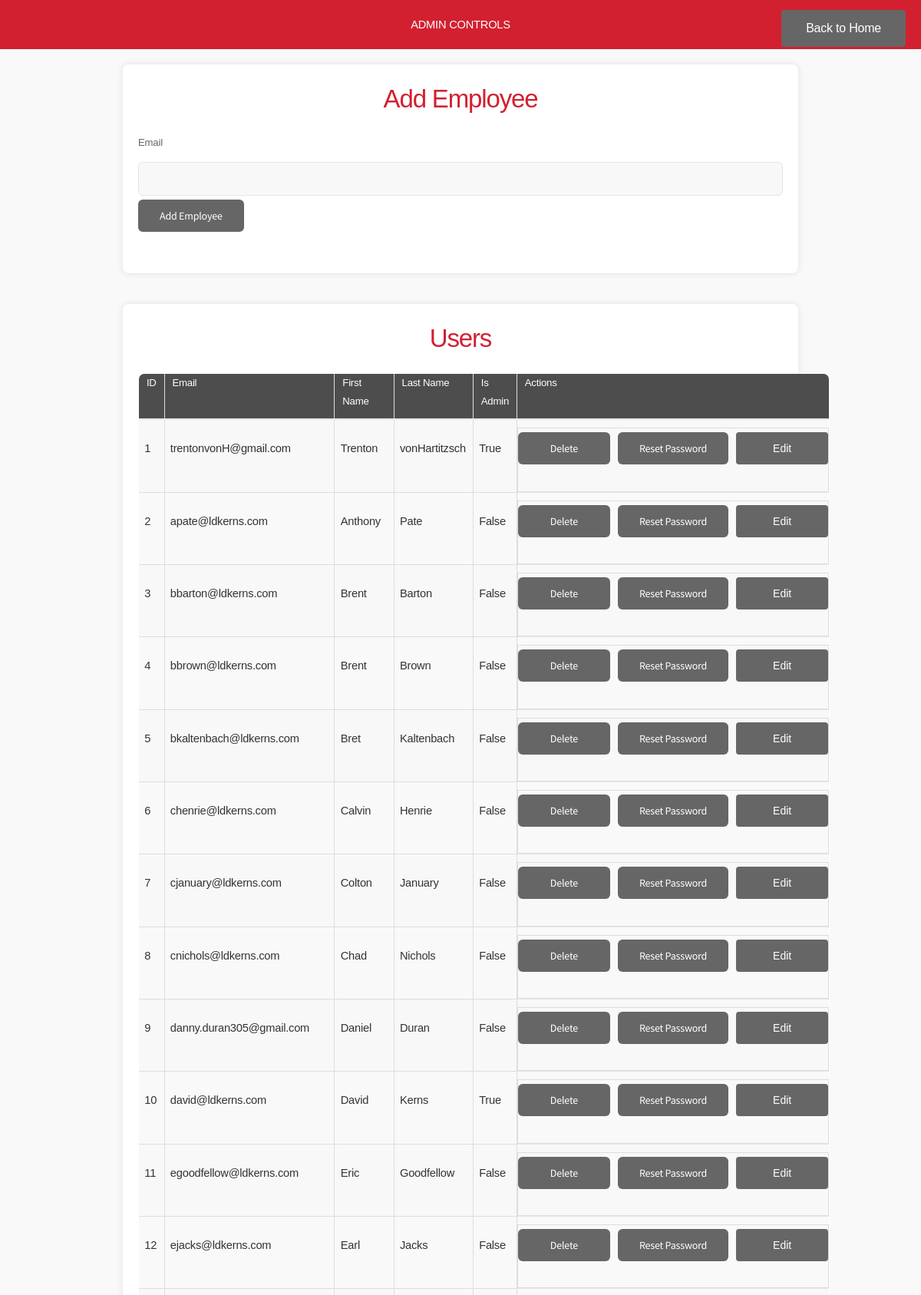
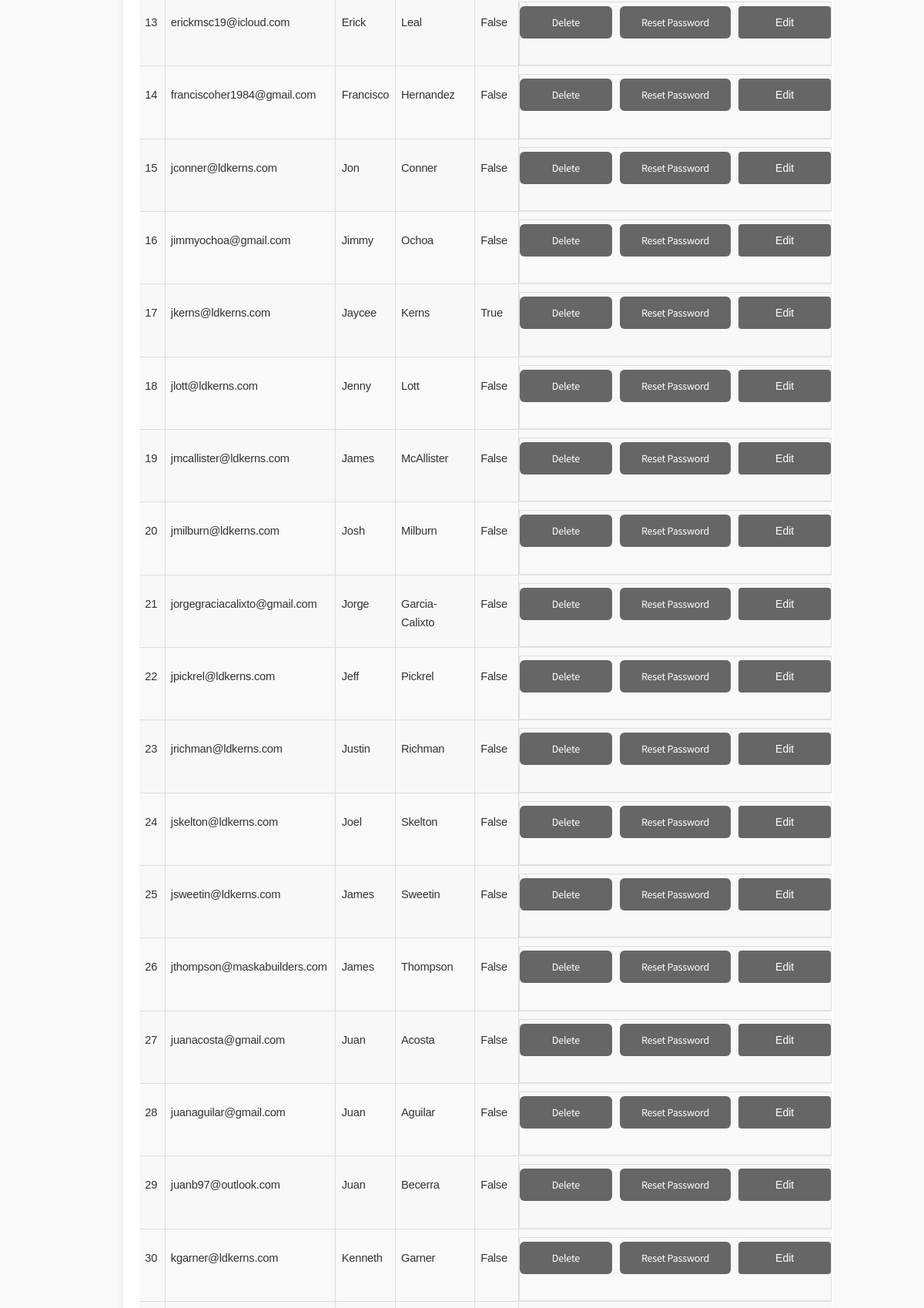
The page /admin (signed in, upper part) on the database its author committed (2 pictures, top to bottom).
### app.py (models this page shows, shortened)
class User(db.Model, UserMixin):
    id = db.Column(db.Integer, primary_key=True)
    email = db.Column(db.String(150), nullable=False, unique=True)
    password = db.Column(db.String(150), nullable=True)
    first_name = db.Column(db.String(150), nullable=True)
    last_name = db.Column(db.String(150), nullable=True)
    has_set_password = db.Column(db.Boolean, default=False)
    is_admin = db.Column(db.Boolean, default=False)

### app.py (the view, shortened to what this page needs)
@app.route('/admin', methods=['GET', 'POST'])
@login_required
def admin():
    if not current_user.is_admin:
        flash('You do not have access to this page.', 'danger')
        return redirect(url_for('home'))
    users = User.query.all()
    votes = Vote.query.all()
    form = UserForm()
    add_employee_form = AddEmployeeForm()
    return render_template('admin_view.html', users=users, votes=votes, form=form, add_employee_form=add_employee_form)

### forms.py
class UserForm(FlaskForm):
    email = StringField('Email', validators=[InputRequired(), Email()])
    new_password = PasswordField('New Password', validators=[InputRequired()])
    submit = SubmitField('Update Password')

class AddEmployeeForm(FlaskForm):
    email = StringField('Email', validators=[InputRequired(), Email()])
    submit = SubmitField('Add Employee')

### app.py (called while the page is built)
@login_manager.user_loader
def load_user(user_id):
    return User.query.get(int(user_id))

### templates/admin_view.html (shortened to what this page needs)
<!DOCTYPE html>
<html>
<head>
    <link rel="stylesheet" href="{{ url_for('static', filename='css/main.css') }}">
</head>
<body>
    <header>
        ADMIN CONTROLS
        <a href="{{ url_for('home') }}" class="button back-button">Back to Home</a>
    </header>
    <div class="container">
        <section class="form-section">
            <h2 class="center">Add Employee</h2>
            <form method="POST" action="{{ url_for('admin') }}">
                {{ add_employee_form.email.label }} {{ add_employee_form.email() }}
                <input type="submit" value="Add Employee" class="button">
            </form>
        </section>
        <section class="form-section">
            <h2 class="center">Users</h2>
            <table>
                <thead>
                    <tr>
                        <th>ID</th>
                        <th>Email</th>
                        <th>First Name</th>
                        <th>Last Name</th>
                        <th>Is Admin</th>
                        <th>Actions</th>
                    </tr>
                </thead>
                <tbody>
                    {% for user in users %}
                    <tr>
                        <td>{{ user.id }}</td>
                        <td>{{ user.email }}</td>
                        <td>{{ user.first_name }}</td>
                        <td>{{ user.last_name }}</td>
                        <td>{{ user.is_admin }}</td>
                        <td class="actions">
                            <form method="POST" action="{{ url_for('admin_delete_user', user_id=user.id) }}" style="display:inline;">
                                <input type="submit" value="Delete" class="button">
                            </form>
                            <form method="POST" action="{{ url_for('reset_password_admin', user_id=user.id) }}" style="display:inline;">
                                <input type="submit" value="Reset Password" class="button">
                            </form>
                            <button class="button" onclick="openEditModal('{{ user.id }}', '{{ user.first_name }}', '{{ user.last_name }}', '{{ user.is_admin }}')">Edit</button>
                        </td>
                    </tr>
                    {% endfor %}
                </tbody>
            </table>
        </section>
    </div>
</body>
</html>

### static/css/main.css (style rules this page uses)
html, body, div, span, applet, object, iframe, h1, h2, h3, h4, h5, h6, p, blockquote, pre, a, abbr, acronym, address, big, cite, code, del, dfn, em, img, ins, kbd, q, s, samp, small, strike, strong, sub, sup, tt, var, b, u, i, center, dl, dt, dd, ol, ul, li, fieldset, form, label, legend, table, caption, tbody, tfoot, thead, tr, th, td, article, aside, canvas, details, embed, figure, figcaption, footer, header, hgroup, menu, nav, output, ruby, section, summary, time, mark, audio, video { margin: 0; padding: 0; border: 0; font-size: 100%; font: inherit; vertical-align: baseline; }
article, aside, details, figcaption, figure, footer, header, hgroup, menu, nav, section { display: block; }
body { line-height: 1; }
table { border-collapse: collapse; border-spacing: 0; }
body { -webkit-text-size-adjust: none; }
input, select, textarea { -moz-appearance: none; -webkit-appearance: none; -ms-appearance: none; appearance: none; }
body { -ms-overflow-style: none; }
html { box-sizing: border-box; }
*, *:before, *:after { box-sizing: inherit; }
body { background-image: url("https://garden.spoonflower.com/c/2044896/p/f/m/eLqc0ahc4_Qrq77h6eTOMjMJqW74p_H89irbcw3US4OWv9ncWRF1Hg/solid%20neutral%20medium-light%20grey%20(B5B5B5).jpg"); background-size: 250%; }
body, input, select, textarea { color: #777; font-family: "Source Sans Pro", sans-serif; font-size: 16pt; font-weight: 300; line-height: 1.65em; letter-spacing: -0.015em; }
a { -moz-transition: color 0.2s ease-in-out, border-bottom-color 0.2s ease-in-out; -webkit-transition: color 0.2s ease-in-out, border-bottom-color 0.2s ease-in-out; -ms-transition: color 0.2s ease-in-out, border-bottom-color 0.2s ease-in-out; transition: color 0.2s ease-in-out, border-bottom-color 0.2s ease-in-out; border-bottom: dotted 1px; color: #e89980; text-decoration: none; }
h1, h2, h3, h4, h5, h6 { color: #646464; font-weight: 300; line-height: 1em; margin: 0 0 0.5em 0; }
h2 { font-size: 2.25em; line-height: 1.5em; letter-spacing: -0.035em; }
.container { margin: 0 auto; max-width: calc(100% - 5em); width: 60em; }
form { margin: 0 0 2em 0; }
label { color: #646464; display: block; font-size: 0.9em; font-weight: 300; margin: 0 0 1em 0; }
input[type="text"], input[type="password"], input[type="email"], select, textarea { -moz-appearance: none; -webkit-appearance: none; -ms-appearance: none; appearance: none; background-color: #f8f8f8; border-radius: 6px; border: solid 1px #e5e5e5; color: inherit; display: block; outline: 0; padding: 0 1em; text-decoration: none; width: 100%; }
input[type="text"]:invalid, input[type="password"]:invalid, input[type="email"]:invalid, select:invalid, textarea:invalid { box-shadow: none; }
input[type="text"], input[type="password"], input[type="email"], select { height: 3em; }
table { margin: 0 0 2em 0; width: 100%; }
table tbody tr { border: solid 1px #e5e5e5; border-left: 0; border-right: 0; }
table tbody tr:nth-child(2n + 1) { background-color: #f8f8f8; }
table td { padding: 0.75em .5em; }
table th { font-size: 0.9em; font-weight: 300; padding: 0 0.75em 0.75em 0.75em; text-align: left; }
table thead { border-bottom: solid 2px #e5e5e5; }
input[type="submit"], input[type="reset"], input[type="button"], .button { -moz-appearance: none; -webkit-appearance: none; -ms-appearance: none; appearance: none; -moz-transition: background-color 0.2s ease-in-out, color 0.2s ease-in-out; -webkit-transition: background-color 0.2s ease-in-out, color 0.2s ease-in-out; -ms-transition: background-color 0.2s ease-in-out, color 0.2s ease-in-out; transition: background-color 0.2s ease-in-out, color 0.2s ease-in-out; background-color: #666; border-radius: 6px; border: 0; color: #ffffff; cursor: pointer; display: inline-block; font-weight: 400; height: 3em; line-height: 3em; padding: 0 2em; text-align: center; text-decoration: none; white-space: nowrap; }
.actions { display: flex; justify-content: center; margin-top: 20px; }
@media screen and (max-width: 1680px) { body, input, select, textarea { font-size: 13pt; } }
@media screen and (max-width: 1280px) { body, input, select, textarea { font-size: 11pt; } }
html, body { overflow-x: hidden; }
body, input, select, textarea { font-size: 11pt; }

### rows shown on the page
User: id "1", email "trentonvonH@gmail.com", first_name "Trenton", last_name "vonHartitzsch", is_admin "True"
User: id "2", email "apate@ldkerns.com", first_name "Anthony", last_name "Pate", is_admin "False"
User: id "3", email "bbarton@ldkerns.com", first_name "Brent", last_name "Barton", is_admin "False"
User: id "4", email "bbrown@ldkerns.com", first_name "Brent", last_name "Brown", is_admin "False"
User: id "5", email "bkaltenbach@ldkerns.com", first_name "Bret", last_name "Kaltenbach", is_admin "False"
User: id "6", email "chenrie@ldkerns.com", first_name "Calvin", last_name "Henrie", is_admin "False"
User: id "7", email "cjanuary@ldkerns.com", first_name "Colton", last_name "January", is_admin "False"
User: id "8", email "cnichols@ldkerns.com", first_name "Chad", last_name "Nichols", is_admin "False"
User: id "9", email "danny.duran305@gmail.com", first_name "Daniel", last_name "Duran", is_admin "False"
User: id "10", email "david@ldkerns.com", first_name "David", last_name "Kerns", is_admin "True"
User: id "11", email "egoodfellow@ldkerns.com", first_name "Eric", last_name "Goodfellow", is_admin "False"
User: id "12", email "ejacks@ldkerns.com", first_name "Earl", last_name "Jacks", is_admin "False"
User: id "13", email "erickmsc19@icloud.com", first_name "Erick", last_name "Leal", is_admin "False"
User: id "14", email "franciscoher1984@gmail.com", first_name "Francisco", last_name "Hernandez", is_admin "False"
User: id "15", email "jconner@ldkerns.com", first_name "Jon", last_name "Conner", is_admin "False"
User: id "16", email "jimmyochoa@gmail.com", first_name "Jimmy", last_name "Ochoa", is_admin "False"
User: id "17", email "jkerns@ldkerns.com", first_name "Jaycee", last_name "Kerns", is_admin "True"
User: id "18", email "jlott@ldkerns.com", first_name "Jenny", last_name "Lott", is_admin "False"
User: id "19", email "jmcallister@ldkerns.com", first_name "James", last_name "McAllister", is_admin "False"
User: id "20", email "jmilburn@ldkerns.com", first_name "Josh", last_name "Milburn", is_admin "False"
User: id "21", email "jorgegraciacalixto@gmail.com", first_name "Jorge", last_name "Garcia-Calixto", is_admin "False"
User: id "22", email "jpickrel@ldkerns.com", first_name "Jeff", last_name "Pickrel", is_admin "False"
User: id "23", email "jrichman@ldkerns.com", first_name "Justin", last_name "Richman", is_admin "False"
User: id "24", email "jskelton@ldkerns.com", first_name "Joel", last_name "Skelton", is_admin "False"
User: id "25", email "jsweetin@ldkerns.com", first_name "James", last_name "Sweetin", is_admin "False"
User: id "26", email "jthompson@maskabuilders.com", first_name "James", last_name "Thompson", is_admin "False"
User: id "27", email "juanacosta@gmail.com", first_name "Juan", last_name "Acosta", is_admin "False"
User: id "28", email "juanaguilar@gmail.com", first_name "Juan", last_name "Aguilar", is_admin "False"
User: id "29", email "juanb97@outlook.com", first_name "Juan", last_name "Becerra", is_admin "False"
User: id "30", email "kgarner@ldkerns.com", first_name "Kenneth", last_name "Garner", is_admin "False"

### other values the page prints
{{ add_employee_form.email.label }} "Email"
